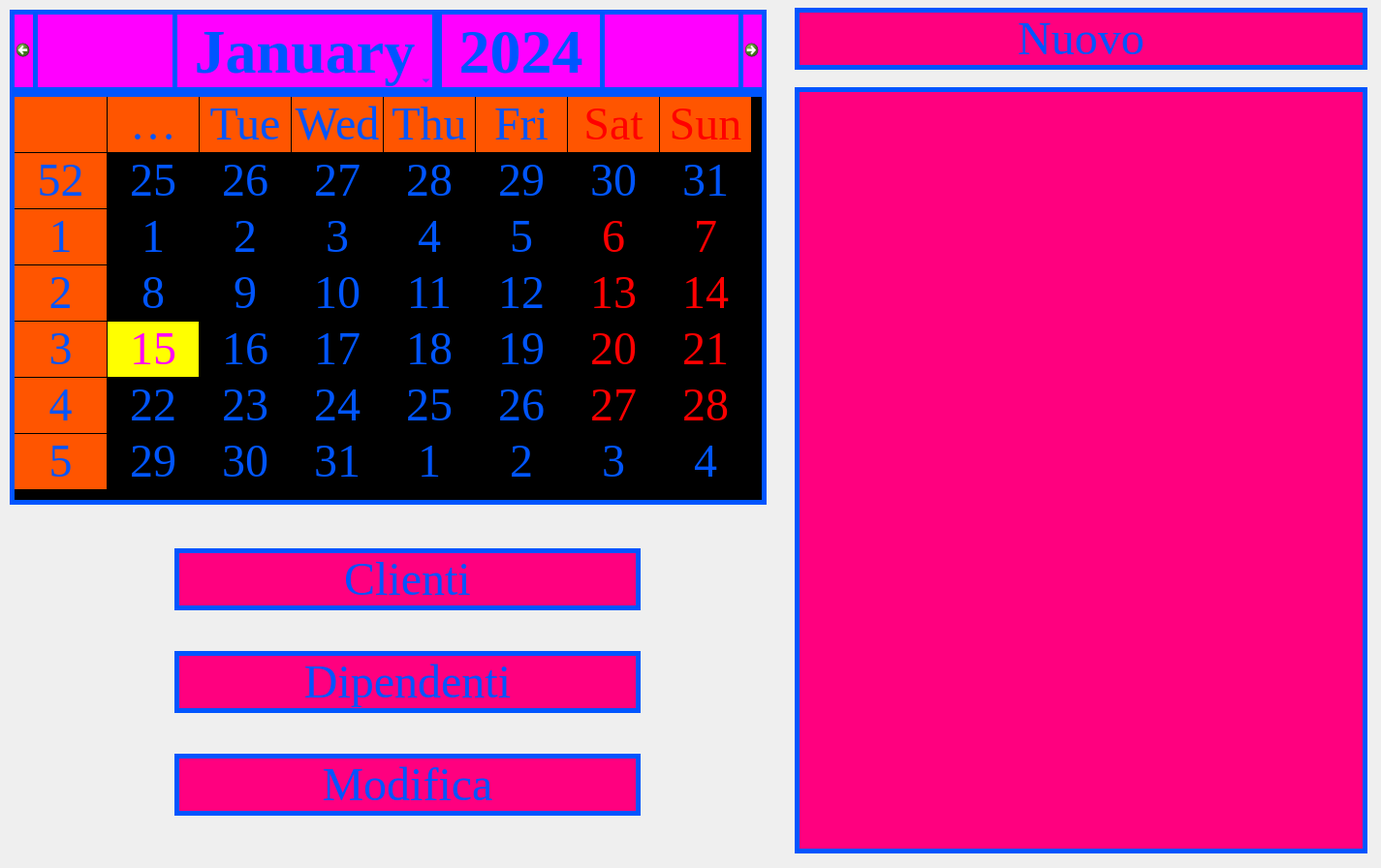
<?xml version="1.0" encoding="UTF-8"?>
<ui version="4.0">
 <class>Form</class>
 <widget class="QWidget" name="Form">
  <property name="geometry">
   <rect>
    <x>0</x>
    <y>0</y>
    <width>1425</width>
    <height>896</height>
   </rect>
  </property>
  <property name="font">
   <font>
    <family>Times New Roman</family>
    <pointsize>48</pointsize>
   </font>
  </property>
  <property name="windowTitle">
   <string>Reheasal Room Booker Home</string>
  </property>
  <property name="styleSheet">
   <string notr="true">
QLineEdit{
border: 5px solid rgb(0, 85, 255);
background-color: rgb(255, 0, 127);
padding-left: 30px;
padding-right: 30px;
color: rgb(0, 85, 255);
}

QLineEdit:hover
{
border: 5px solid rgb(255, 0, 255);
background-color: rgb(255, 85, 0);
padding-left: 30px;
padding-right: 30px;
}

QLineEdit: focus
{
border: 2px solid rgb(255, 239, 14);
}

QPushButton
{
border: 5px solid rgb(0, 85, 255);
background-color: rgb(255, 0, 127);
padding-left: 30px;
padding-right: 30px;
color: rgb(0, 85, 255);
}

QPushButton: hover
{
border: 5px solid rgb(255, 0, 255);
background-color: rgb(255, 85, 0);
padding-left: 30px;
padding-right: 30px;
}

QLineEdit: pressed
{
border: 5px solid rgb(255, 239, 14);
background-color: rgb(255, 170, 0)
padding-left: 30px;
padding-right: 30px;
}

</string>
  </property>
  <widget class="QLabel" name="label">
   <property name="geometry">
    <rect>
     <x>0</x>
     <y>0</y>
     <width>1431</width>
     <height>901</height>
    </rect>
   </property>
   <property name="text">
    <string/>
   </property>
   <property name="pixmap">
    <pixmap resource="../Home/View/home.qrc">:/home/sfondo.jpg</pixmap>
   </property>
   <property name="scaledContents">
    <bool>true</bool>
   </property>
  </widget>
  <widget class="QCalendarWidget" name="calendarWidget">
   <property name="geometry">
    <rect>
     <x>10</x>
     <y>10</y>
     <width>781</width>
     <height>511</height>
    </rect>
   </property>
   <property name="font">
    <font>
     <family>Times New Roman</family>
     <pointsize>36</pointsize>
    </font>
   </property>
   <property name="mouseTracking">
    <bool>true</bool>
   </property>
   <property name="styleSheet">
    <string notr="true">QCalendarWidget QWidget
{
alternate-background-color: rgb(255, 85, 0);
border: 5px solid rgb(0, 85, 255);
color: rgb(0, 85, 255)
}

QCalendarWidget QAbstractItemView:enabled
{
color: rgb(0, 85, 255);
background-color: black;
selection-background-color: rgb(255, 255, 0);
selection-color:rgb(255, 0, 255)
}

QCalendarWidget QWidget#qt_calendar_navigationbar
{
background-color: rgb(255, 0, 255);
color: rgb(0, 85, 255);
}







QCalendarWidget:hover



{



border: 5px solid rgb(255, 0, 255);



background-color: rgb(255, 85, 0);



}</string>
   </property>
   <property name="gridVisible">
    <bool>true</bool>
   </property>
  </widget>
  <widget class="QWidget" name="gridLayoutWidget">
   <property name="geometry">
    <rect>
     <x>820</x>
     <y>0</y>
     <width>591</width>
     <height>81</height>
    </rect>
   </property>
   <layout class="QGridLayout" name="gridLayout">
    <item row="1" column="0">
     <widget class="QPushButton" name="pushButton">
      <property name="font">
       <font>
        <family>Times New Roman</family>
        <pointsize>36</pointsize>
       </font>
      </property>
      <property name="styleSheet">
       <string notr="true">QPushButton
{
border: 5px solid rgb(0, 85, 255);
background-color: rgb(255, 0, 127);
padding-left: 30px;
padding-right: 30px;
color: rgb(0, 85, 255);
}

QPushButton:hover
{
border: 5px solid rgb(255, 0, 255);
background-color: rgb(255, 85, 0);
padding-left: 30px;
padding-right: 30px;
}

QButton:pressed
{
border: 5px solid rgb(255, 239, 14);
background-color:rgb(255, 255, 0);
padding-left: 30px;
padding-right: 30px;
}
</string>
      </property>
      <property name="text">
       <string>Nuovo</string>
      </property>
     </widget>
    </item>
   </layout>
  </widget>
  <widget class="QWidget" name="gridLayoutWidget_2">
   <property name="geometry">
    <rect>
     <x>180</x>
     <y>530</y>
     <width>481</width>
     <height>351</height>
    </rect>
   </property>
   <layout class="QGridLayout" name="gridLayout_2">
    <item row="0" column="0">
     <widget class="QPushButton" name="pushButton_4">
      <property name="font">
       <font>
        <family>Times New Roman</family>
        <pointsize>36</pointsize>
       </font>
      </property>
      <property name="styleSheet">
       <string notr="true">QPushButton
{
border: 5px solid rgb(0, 85, 255);
background-color: rgb(255, 0, 127);
padding-left: 30px;
padding-right: 30px;
color: rgb(0, 85, 255);
}

QPushButton:hover
{
border: 5px solid rgb(255, 0, 255);
background-color: rgb(255, 85, 0);
padding-left: 30px;
padding-right: 30px;
}

QButton:pressed
{
border: 5px solid rgb(255, 239, 14);
background-color:rgb(255, 255, 0);
padding-left: 30px;
padding-right: 30px;
}
</string>
      </property>
      <property name="text">
       <string>Clienti</string>
      </property>
     </widget>
    </item>
    <item row="3" column="0">
     <widget class="QPushButton" name="pushButton_2">
      <property name="font">
       <font>
        <family>Times New Roman</family>
        <pointsize>36</pointsize>
       </font>
      </property>
      <property name="styleSheet">
       <string notr="true">QPushButton
{
border: 5px solid rgb(0, 85, 255);
background-color: rgb(255, 0, 127);
padding-left: 30px;
padding-right: 30px;
color: rgb(0, 85, 255);
}

QPushButton:hover
{
border: 5px solid rgb(255, 0, 255);
background-color: rgb(255, 85, 0);
padding-left: 30px;
padding-right: 30px;
}

QButton:pressed
{
border: 5px solid rgb(255, 239, 14);
background-color:rgb(255, 255, 0);
padding-left: 30px;
padding-right: 30px;
}
</string>
      </property>
      <property name="text">
       <string>Modifica</string>
      </property>
     </widget>
    </item>
    <item row="1" column="0">
     <widget class="QPushButton" name="pushButton_3">
      <property name="font">
       <font>
        <family>Times New Roman</family>
        <pointsize>36</pointsize>
       </font>
      </property>
      <property name="styleSheet">
       <string notr="true">QPushButton
{
border: 5px solid rgb(0, 85, 255);
background-color: rgb(255, 0, 127);
padding-left: 30px;
padding-right: 30px;
color: rgb(0, 85, 255);
}

QPushButton:hover
{
border: 5px solid rgb(255, 0, 255);
background-color: rgb(255, 85, 0);
padding-left: 30px;
padding-right: 30px;
}

QButton:pressed
{
border: 5px solid rgb(255, 239, 14);
background-color:rgb(255, 255, 0);
padding-left: 30px;
padding-right: 30px;
}
</string>
      </property>
      <property name="text">
       <string>Dipendenti</string>
      </property>
     </widget>
    </item>
   </layout>
  </widget>
  <widget class="QListView" name="listView">
   <property name="geometry">
    <rect>
     <x>820</x>
     <y>90</y>
     <width>591</width>
     <height>791</height>
    </rect>
   </property>
   <property name="styleSheet">
    <string notr="true">QListView
{
border: 5px solid rgb(0, 85, 255);
background-color: rgb(255, 0, 127);
padding-left: 30px;
padding-right: 30px;
color: rgb(0, 85, 255);
}

QListView:hover
{
border: 5px solid rgb(255, 0, 255);
background-color: rgb(255, 85, 0);
padding-left: 30px;
padding-right: 30px;
}

QListView:pressed
{
border: 5px solid rgb(255, 239, 14);
background-color:rgb(255, 255, 0);
padding-left: 30px;
padding-right: 30px;
}</string>
   </property>
  </widget>
 </widget>
 <resources>
  <include location="../Home/View/home.qrc"/>
 </resources>
 <connections/>
</ui>
